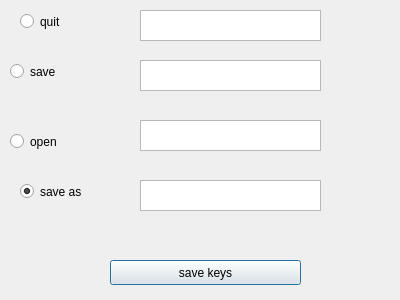
<?xml version="1.0" encoding="UTF-8"?>
<ui version="4.0">
 <class>ChooseKeys</class>
 <widget class="QDialog" name="ChooseKeys">
  <property name="geometry">
   <rect>
    <x>0</x>
    <y>0</y>
    <width>400</width>
    <height>300</height>
   </rect>
  </property>
  <property name="windowTitle">
   <string>Dialog</string>
  </property>
  <widget class="QRadioButton" name="save_as">
   <property name="geometry">
    <rect>
     <x>20</x>
     <y>180</y>
     <width>112</width>
     <height>23</height>
    </rect>
   </property>
   <property name="text">
    <string>save as</string>
   </property>
   <property name="checked">
    <bool>true</bool>
   </property>
  </widget>
  <widget class="QRadioButton" name="save">
   <property name="geometry">
    <rect>
     <x>10</x>
     <y>60</y>
     <width>112</width>
     <height>23</height>
    </rect>
   </property>
   <property name="text">
    <string>save</string>
   </property>
  </widget>
  <widget class="QRadioButton" name="open">
   <property name="geometry">
    <rect>
     <x>10</x>
     <y>130</y>
     <width>112</width>
     <height>23</height>
    </rect>
   </property>
   <property name="text">
    <string>open</string>
   </property>
  </widget>
  <widget class="QRadioButton" name="quit">
   <property name="geometry">
    <rect>
     <x>20</x>
     <y>10</y>
     <width>112</width>
     <height>23</height>
    </rect>
   </property>
   <property name="text">
    <string>quit</string>
   </property>
  </widget>
  <widget class="QPlainTextEdit" name="save_as_keys">
   <property name="geometry">
    <rect>
     <x>140</x>
     <y>10</y>
     <width>181</width>
     <height>31</height>
    </rect>
   </property>
  </widget>
  <widget class="QPushButton" name="pushButton">
   <property name="geometry">
    <rect>
     <x>110</x>
     <y>260</y>
     <width>191</width>
     <height>25</height>
    </rect>
   </property>
   <property name="text">
    <string>save keys</string>
   </property>
  </widget>
  <widget class="QPlainTextEdit" name="save_keys">
   <property name="geometry">
    <rect>
     <x>140</x>
     <y>60</y>
     <width>181</width>
     <height>31</height>
    </rect>
   </property>
  </widget>
  <widget class="QPlainTextEdit" name="open_keys">
   <property name="geometry">
    <rect>
     <x>140</x>
     <y>120</y>
     <width>181</width>
     <height>31</height>
    </rect>
   </property>
  </widget>
  <widget class="QPlainTextEdit" name="quit_keys">
   <property name="geometry">
    <rect>
     <x>140</x>
     <y>180</y>
     <width>181</width>
     <height>31</height>
    </rect>
   </property>
  </widget>
 </widget>
 <resources/>
 <connections/>
</ui>
